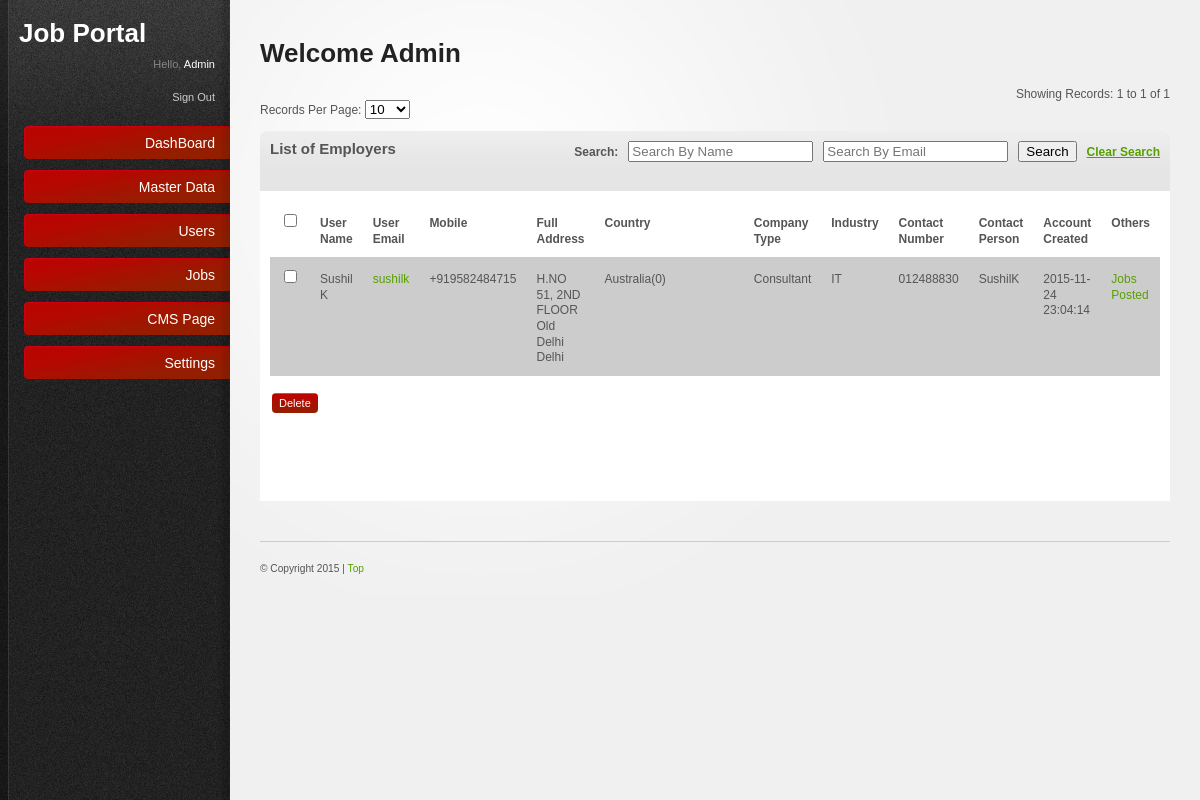
The page /admin/employers.php (signed in) on the database its author committed.
### tables this page shows
CREATE TABLE `users` (
  `uid` int(11) NOT NULL AUTO_INCREMENT,
  `fullname` varchar(51) NOT NULL,
  `emailid` varchar(51) NOT NULL,
  `password` varchar(211) NOT NULL,
  `mobile` varchar(51) NOT NULL,
  `utype` enum('employee','employer') NOT NULL,
  `created` datetime NOT NULL,
  PRIMARY KEY (`uid`)
);

CREATE TABLE `employer_info` (
  `id` int(11) NOT NULL AUTO_INCREMENT,
  `uid` int(11) NOT NULL,
  `address` varchar(255) NOT NULL,
  `city` int(11) NOT NULL,
  `state` int(11) NOT NULL,
  `country` int(11) NOT NULL,
  `pincode` int(11) NOT NULL,
  `company_type` varchar(21) NOT NULL,
  `industry` int(11) NOT NULL,
  `contact_number` varchar(51) NOT NULL,
  `contact_person` varchar(100) NOT NULL,
  `profilepic` varchar(255) NOT NULL,
  PRIMARY KEY (`id`)
);

CREATE TABLE `city` (
  `id` int(11) NOT NULL AUTO_INCREMENT,
  `sid` int(11) NOT NULL COMMENT 'State ID',
  `cid` int(11) NOT NULL COMMENT 'Country ID',
  `city_name` varchar(256) NOT NULL,
  `city_date` datetime NOT NULL,
  PRIMARY KEY (`id`)
);

CREATE TABLE `state` (
  `id` int(11) NOT NULL AUTO_INCREMENT,
  `state` varchar(51) NOT NULL,
  `code` varchar(11) NOT NULL,
  `cid` int(11) NOT NULL COMMENT 'Country ID',
  PRIMARY KEY (`id`)
);

CREATE TABLE `country` (
  `id` int(11) NOT NULL AUTO_INCREMENT,
  `country` varchar(51) NOT NULL,
  `code` varchar(11) NOT NULL,
  PRIMARY KEY (`id`)
);

CREATE TABLE `industry` (
  `id` int(11) NOT NULL AUTO_INCREMENT,
  `iname` varchar(255) NOT NULL,
  `iinfo` varchar(255) NOT NULL,
  `created` datetime NOT NULL,
  PRIMARY KEY (`id`)
);

### admin/includes/paging.inc.php (called while the page is built, shortened)
<?php
class Pager {
function pageSize($size)
{
if(!empty($size))
{
return $size;
}else{
return 25;
}
}
function findStart($limit) {
if ((!isset($_GET['page'])) || ($_GET['page'] == "1")) {
$start = 0;
}
else {
$start = ($_GET['page']-1) * $limit;
}
return $start;
}
function pageList($curpage, $pages,$pagesize,$queryString=false)
{
$page_list = "";
$limit=$pages-4;
$startpage=$curpage;
if($pages<=5)
{
$startpage=1;
$lastpage=$pages;
}
elseif($startpage>$limit)
{
$startpage=$limit;
$lastpage=$pages;
}
else
{
$lastpage=$startpage+4;
}
for ($i=$startpage; $i<=$pages and $i<=$lastpage; $i++)
{
if ($i == $curpage)
{
$page_list .= "<b>".$i."</b>";
}
else
{
$page_list .= "<a href=\"".$_SERVER['PHP_SELF']."?page=".$i."&".$queryString."&pagesize=".$pagesize."\" title=\"Page ".$i."\">".$i."</a>";
}
$page_list .= " ";
}
$page_list .= "</td>\n";
return $page_list;
}
function showingRecords($start,$limit,$count) {
$toEnd=$start+$limit;
if($toEnd>$count) {
$endPoint=$count;
}else {
$endPoint=$toEnd;
}
return ($start+1)." to ".$endPoint." of ".$count;
}
}
?>

### admin/includes/generalFunction.php (called while the page is built, shortened)
<?php
function user_info($uid, $table) {
	$qry = "select * from $table where uid='$uid'";
	$get = mysql_query($qry);
	$fetch = mysql_fetch_array($get);
	$return = $fetch;
	return $return;
}
function return_country_name($id)
{
	$qry = "select country from country where id='$id'";
	$get = mysql_query($qry);
	$fetch = mysql_fetch_array($get);
	$return = $fetch['country'];
	return $return;
}
function return_state_name($id)
{
	$qry = "select state from state where id='$id'";
	$get = mysql_query($qry);
	$fetch = mysql_fetch_array($get);
	$return = $fetch['state'];
	return $return;
}
function return_city_name($id)
{
	$qry = "select city_name from city where id='$id'";
	$get = mysql_query($qry);
	$fetch = mysql_fetch_array($get);
	$return = $fetch['city_name'];
	return $return;
}
function return_industry_name($id)
{
	$qry = "select iname from industry where id='$id'";
	$get = mysql_query($qry);
	$fetch = mysql_fetch_array($get);
	$return = $fetch['iname'];
	return $return;
}
?>

### admin/employers.php (the view, shortened to what this page needs)
<?
	require 'conn/MySQL.php';
	require_once("includes/paging.inc.php");
	require_once("includes/generalFunction.php");
	$paging = new Pager;
	$pagesize=$_GET['pagesize'];
	$fullname= $_POST['fullname'];
	$emailid= $_POST['emailid'];
    $sql="select * from users where utype='employer' ";
	$sql .= " order by uid";
	 $limit=$paging->pageSize($pagesize);
	$start = $paging->findStart($limit);
	$ExecQuery=mysql_query($sql) or die(mysql_error());
	$count=mysql_num_rows($ExecQuery);
	$showingR=$paging->showingRecords($start,$limit,$count);
	$Exec=mysql_query("$sql $orders LIMIT  $start , $limit") or die(mysql_error());
    $countrecord=mysql_num_rows($Exec);
?>
<!DOCTYPE html PUBLIC "-//W3C//DTD XHTML 1.0 Strict//EN"
"http://www.w3.org/TR/xhtml1/DTD/xhtml1-strict.dtd">
<html xmlns="http://www.w3.org/1999/xhtml">
	<head>
		<link rel="stylesheet" href="resources/css/reset.css" type="text/css" media="screen" />
		<link rel="stylesheet" href="resources/css/style.css" type="text/css" media="screen" />
		<link rel="stylesheet" href="resources/css/invalid.css" type="text/css" media="screen" />
	</head>
	<body>
    <div id="body-wrapper">
	  <? include('left.php');	?>
     <div id="main-content">
			<h2>Welcome <?=ucfirst($_SESSION["username"]); ?></h2>
				 <tr>
		<td>
			<br>
					<?
  if($countrecord>0) {
  ?>
		<div align="right">Showing Records: <?=$showingR?></div>
		<div>Records Per Page:
			<select name="pagesize" id="pagesize" onchange="location.href='employers.php?&pagesize='+this.value">
           		<option value="10" <? if($pagesize==10){echo "selected";} ?>>10</option>
			 </select>
		</div><br />
		<?
	}
		?>
		</td></tr>
			<table border="0" cellpadding="0" cellspacing="0" width="100%">
			  <tbody>
			  <tr>
				<td class="content-box-header">
					<b style='font-size:15px;'>List of Employers</b>
					<div style="float:right">
						<form method="post">
							<b>Search: </b> &nbsp; <input type="text" name="fullname" placeholder="Search By Name" value="<?=$fullname?>">  &nbsp;
							<input type="text" name="emailid" placeholder="Search By Email"  value="<?=$emailid?>"> &nbsp;
							<input type="submit" name="submit" value="Search"> &nbsp;
							<a href="employees.php"><b><u>Clear Search</u></b></a>
						</form>
					</div>
				   </td>
			  </tr>
			</tbody>
			</table>
		<table border="0" cellpadding="0" cellspacing="0">
			<tr>
				<td>
        <form method="post" name="frm" id="form1" onsubmit="return chkForm(this);">
	     <table class="tableList" border="0" cellpadding="0" cellspacing="1" width="100%">
		  <tbody>
  <?
  if($countrecord>0) {
    ?>
		  <tr>
			 <th width="2%" bgcolor="#FFFFFF">
			 	<input name="check_all" id="check_all" value="1" onclick="checkall(this.form)"  type="checkbox">
			  </th>
              <th align="left" width="1%" bgcolor="#FFFFFF"><b>User Name</b> </th>
              <th align="left" width="1%" bgcolor="#FFFFFF"><b>User Email</b> </th>
              <th align="left" width="1%" bgcolor="#FFFFFF"><b>Mobile</b> </th>
              <th align="left" width="1%" bgcolor="#FFFFFF"><b>Full Address</b> </th>
              <th align="left" width="30%" bgcolor="#FFFFFF"><b>Country</b> </th>
              <th align="left" width="1%" bgcolor="#FFFFFF"><b>Company Type</b> </th>
              <th align="left" width="1%" bgcolor="#FFFFFF"><b>Industry</b> </th>
              <th align="left" width="1%" bgcolor="#FFFFFF"><b>Contact Number</b> </th>
              <th align="left" width="1%" bgcolor="#FFFFFF"><b>Contact Person</b> </th>
              <th align="left" width="1%" bgcolor="#FFFFFF"><b>Account Created</b> </th>
			  <th align="left" width="1%" bgcolor="#FFFFFF"><b>Others</b> </th>
              </tr>
              <?
				$i=0;
             	while($records=mysql_fetch_array($Exec)) {
				if($i%2==0){$CL="#CCCCCC";}else{$CL="#FFFFFF";}
				$user_info = user_info($records['uid'], 'employer_info');
              ?>
			  <tr>
				<td align="center" bgcolor='<?=$CL?>'><input name="arr_pd_ids[]" id="arr_pd_ids[]" value="<?=$records['uid']?>" type="checkbox"></td>
                <td bgcolor='<?=$CL?>'><? echo $records['fullname'];?> </td>
                <td bgcolor='<?=$CL?>'><a href="user_edit_empr.php?uid=<?=$records['uid']?>"><? echo $records['emailid'];?></a> </td>
                <td bgcolor='<?=$CL?>'><? echo $records['mobile'];?> </td>
				<td bgcolor='<?=$CL?>'><? echo $user_info['address']. ' ' . return_city_name($user_info['city']). ' ' . return_state_name($user_info['state']);?> </td>
                <td bgcolor='<?=$CL?>'><? echo return_country_name($user_info['country']).'('.$user_info['pincode'].')';?> </td>
                <td bgcolor='<?=$CL?>'><? echo $user_info['company_type'];?> </td>
                <td bgcolor='<?=$CL?>'><? echo return_industry_name($user_info['industry']);?> </td>
				<td bgcolor='<?=$CL?>'><? echo $user_info['contact_number'];?> </td>
                <td bgcolor='<?=$CL?>'><? echo $user_info['contact_person'];?> </td>
				<td bgcolor='<?=$CL?>'><? echo $records['created'];?> </td>
				<td bgcolor='<?=$CL?>'><a href="jobs.php?status=published&uid=<?=$records['uid']?>">Jobs Posted</a> </td>
  			</tr>
              <?
         $i++; }
              ?>
            </tbody>
          </table>
          <table border="0" cellpadding="0" cellspacing="0" width="100%">
          <tbody>
   		  <tr>
            <td style="padding: 2px;" ><br />
			        <input name="Delete" id="Delete"  value="Delete" class="button" onclick="return deleteConfirmFromUser('arr_pd_ids[]')"
                    type="submit" style="border:0px;" />
            </td>
          </tr>
          <tr>
          	<td>&nbsp;</td>
          </tr>
          <tr>
          	<td>
          		<table border="0" cellpadding="0" cellspacing="0" width="100%">
	          		<tr>
	          			<td width="90%" align="center">
	          			</td>
	          		</tr>
          		</table>
          	</td>
          </tr>
          <?
      }else{
	     echo '<tr>
          	<td align="center">
          		No Records
          	</td>
          </tr>';
      }
          ?>
        </tbody>
        </table>
      </form>
		</td>
			</tr>
        </table>
    <? require('footer.php') ?>
</div>
</div>
</div></body>
</html>

### admin/resources/css/style.css (style rules this page uses)
html { font-size: 100%; height: 100%; margin-bottom: 1px; }
body { font-family: Arial, Helvetica, sans-serif; color: #555; background: #f0f0f0 url('../images/bg-body.gif') top left repeat-y; font-size: 12px; }
#body-wrapper { background: url('../images/bg-radial-gradient.gif') fixed 230px top no-repeat; }
h1, h2, h3, h4, h5, h6 { font-family: Helvetica, Arial, sans-serif; color: #222; font-weight: bold; }
h2 { font-size: 26px; padding: 0 0 10px 0; }
a { color: #57a000; text-decoration: none; }
.button { font-family: Verdana, Arial, sans-serif; text-align:center display: inline-block; background: url('../images/bg-button-green.gif') top left repeat-x !important; padding: 4px 7px 4px 7px !important; color: #fff !important; font-size: 11px !important; cursor: pointer; }
#main-content { margin: 0 30px 0 260px; padding: 40px 0 0 0; }
.content-box-header { background: #e5e5e5 url('../images/bg-content-box.gif') top left repeat-x; margin-top: 1px; height: 40px; }
#main-content table { width: 100%; }
#main-content tbody { border-bottom: 1px solid #ddd; }
#main-content tbody tr { background: #fff; }
#main-content table td, #main-content table th { padding: 10px; line-height: 1.3em; }
form input[type="checkbox"], form input[type="radio"] { padding: 0; background: none; border: 0; }

### admin/resources/css/invalid.css (style rules this page uses)
.button, #main-content table tfoot td .bulk-actions select, .pagination a.number, form input.text-input, form textarea, form .wysiwyg, form select, .dp-popup { -moz-border-radius: 4px; -webkit-border-radius: 4px; border-radius: 4px; }
.content-box, .content-box-header, ul.content-box-tabs li a.current, .shortcut-button, .notification { -moz-border-radius: 6px; -webkit-border-radius: 6px; border-radius: 6px; }
.content-box-header { -moz-border-radius-bottomleft: 0; -moz-border-radius-bottomright: 0; -webkit-border-bottom-left-radius: 0; -webkit-border-bottom-right-radius: 0; border-bottom-left-radius: 0; border-bottom-right-radius: 0; }

### rows shown on the page
users: fullname "Sushil K", emailid "sushilk", mobile "+919582484715", employer_info.address "H.NO 51, 2ND FLOOR", employer_info.city "Old Delhi", employer_info.state "Delhi", employer_info.country "Australia", employer_info.pincode "0", employer_info.company_type "Consultant", employer_info.industry "IT", employer_info.contact_number "012488830", employer_info.contact_person "SushilK", created "2015-11-24 23:04:14"

### other values the page prints
$_SESSION["username"] "Admin"
$showingR "1 to 1 of 1"
